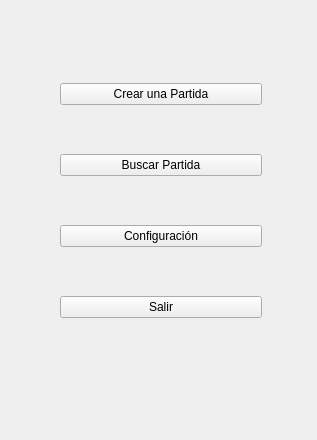
<?xml version="1.0" encoding="UTF-8"?>
<ui version="4.0">
 <class>MainMenu</class>
 <widget class="QWidget" name="MainMenu">
  <property name="geometry">
   <rect>
    <x>0</x>
    <y>0</y>
    <width>317</width>
    <height>440</height>
   </rect>
  </property>
  <property name="windowTitle">
   <string>MainWindow</string>
  </property>
  <widget class="QWidget" name="layoutWidget">
   <property name="geometry">
    <rect>
     <x>60</x>
     <y>40</y>
     <width>202</width>
     <height>321</height>
    </rect>
   </property>
   <layout class="QVBoxLayout" name="verticalLayout_2">
    <item>
     <widget class="QPushButton" name="buttonCrear">
      <property name="toolTip">
       <string>&lt;html&gt;&lt;head/&gt;&lt;body&gt;&lt;p&gt;Crear una nueva partida&lt;/p&gt;&lt;/body&gt;&lt;/html&gt;</string>
      </property>
      <property name="text">
       <string>Crear una Partida</string>
      </property>
      <attribute name="buttonGroup">
       <string notr="true">buttonGroup</string>
      </attribute>
     </widget>
    </item>
    <item>
     <widget class="QPushButton" name="buttonBuscar">
      <property name="toolTip">
       <string>&lt;html&gt;&lt;head/&gt;&lt;body&gt;&lt;p&gt;buscar una partida a la que unirse&lt;/p&gt;&lt;/body&gt;&lt;/html&gt;</string>
      </property>
      <property name="text">
       <string>Buscar Partida</string>
      </property>
      <attribute name="buttonGroup">
       <string notr="true">buttonGroup</string>
      </attribute>
     </widget>
    </item>
    <item>
     <widget class="QPushButton" name="buttonConfig">
      <property name="toolTip">
       <string>&lt;html&gt;&lt;head/&gt;&lt;body&gt;&lt;p&gt;NIY&lt;/p&gt;&lt;/body&gt;&lt;/html&gt;</string>
      </property>
      <property name="text">
       <string>Configuración</string>
      </property>
      <attribute name="buttonGroup">
       <string notr="true">buttonGroup</string>
      </attribute>
     </widget>
    </item>
    <item>
     <widget class="QPushButton" name="buttonSalir">
      <property name="toolTip">
       <string>&lt;html&gt;&lt;head/&gt;&lt;body&gt;&lt;p&gt;Salir de la aplicacion&lt;/p&gt;&lt;/body&gt;&lt;/html&gt;</string>
      </property>
      <property name="text">
       <string>Salir</string>
      </property>
      <attribute name="buttonGroup">
       <string notr="true">buttonGroup</string>
      </attribute>
     </widget>
    </item>
   </layout>
  </widget>
 </widget>
 <resources/>
 <connections/>
 <buttongroups>
  <buttongroup name="buttonGroup"/>
 </buttongroups>
</ui>
